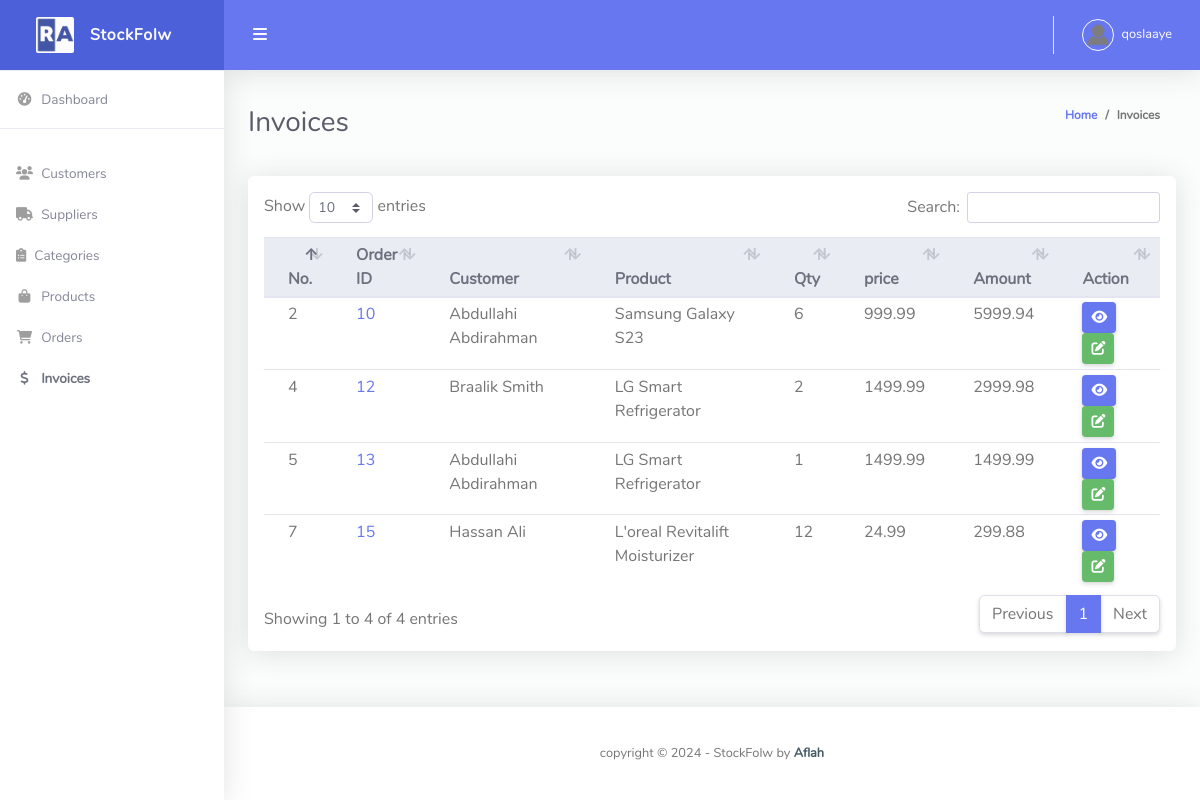
The app's page /invoice/ (signed in), older data.
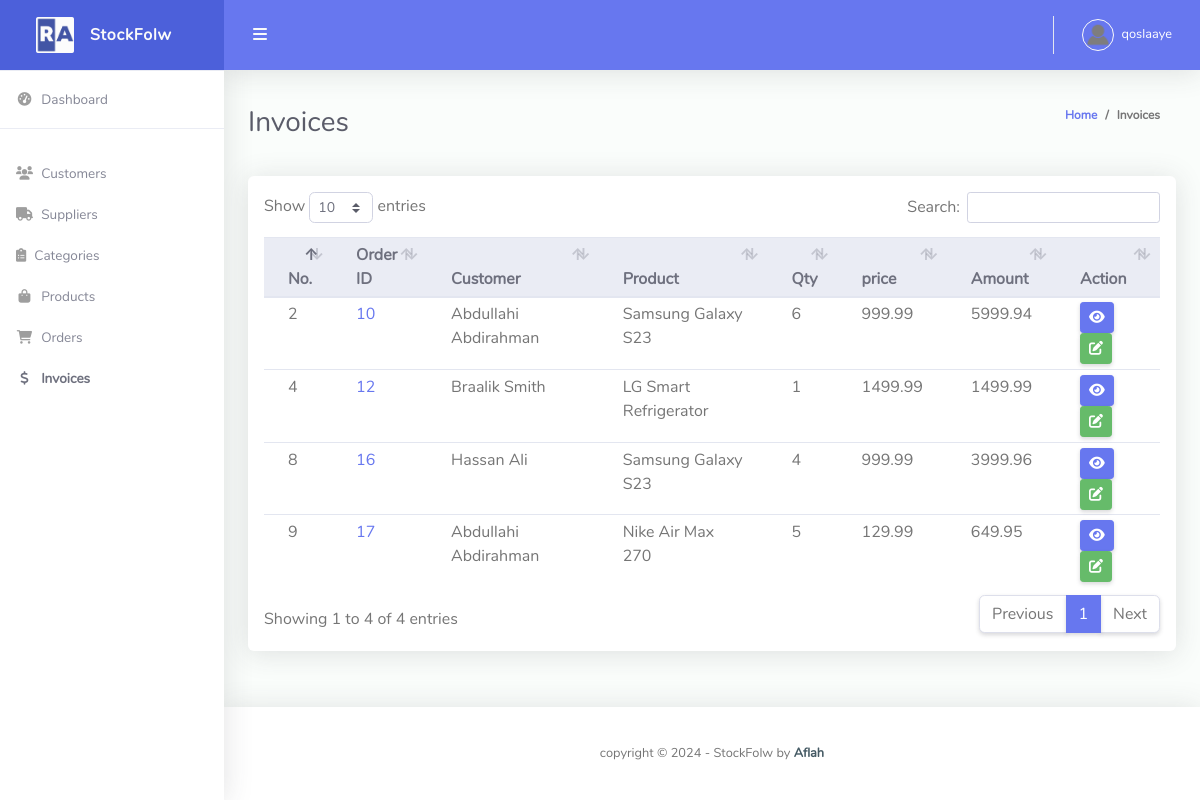
The same page, newer data.
### stockflow/models.py (models this page shows, shortened)
class Invoice(models.Model):
    order = models.OneToOneField(Order, on_delete=models.CASCADE)
    quantity = models.PositiveIntegerField(default=1)
    price = models.DecimalField(max_digits=10, decimal_places=2)
    amount = models.DecimalField(max_digits=10, decimal_places=2)
    date_created = models.DateTimeField(auto_now_add=True)

class Order(models.Model):
    STATUS = (
        ('Pending', 'Pending'),
        ('Shipped', 'Shipped'),
        ('Delivered', 'Delivered'),
        ('Cancelled', 'Cancelled'),
    )
    customer = models.ForeignKey(Customer, on_delete=models.CASCADE)
    product = models.ForeignKey(Product, on_delete=models.CASCADE)
    quantity = models.PositiveIntegerField(default=1)
    status = models.CharField(max_length=200, choices=STATUS, default='Pending')
    date_created = models.DateTimeField(auto_now_add=True)

class Customer(models.Model):
    user = models.OneToOneField(User, null=True, blank=True, on_delete=models.CASCADE)
    name = models.CharField(max_length=200, null=True, blank=True)
    phone = models.CharField(max_length=200, null=True, blank=True)
    email = models.EmailField(max_length=200, null=True, blank=True)
    address = models.TextField(null=True, blank=True)
    profile_pic = models.ImageField(default="profile1.png", null=True, blank=True)
    date_created = models.DateTimeField(auto_now_add=True, null=True, blank=True)
    def __str__(self):
        return self.name if self.name else "Unnamed Customer"

class Product(models.Model):
    name = models.CharField(max_length=200)
    description = models.TextField(blank=True, null=True)
    price = models.DecimalField(max_digits=10, decimal_places=2)
    quantity = models.PositiveIntegerField(default=0)
    category = models.ForeignKey(Category, on_delete=models.CASCADE)
    supplier = models.ForeignKey(Supplier, on_delete=models.CASCADE)
    created_at = models.DateTimeField(auto_now_add=True)
    updated_at = models.DateTimeField(auto_now=True)
    def __str__(self):
        return self.name

### stockflow/views.py (the view)
# urls.py: path('invoice/', views.invoice, name='invoice'),
@login_required(login_url='login')
def invoice(request):
    invoices = Invoice.objects.exclude(order__status='Cancelled')
    context = {'invoices': invoices}
    return render(request, 'invoice.html', context)

### templates/invoice.html (shortened to what this page needs)
{% extends 'base.html' %}
{% block content %}
<div class="container-fluid" id="container-wrapper">
    <div class="d-sm-flex align-items-center justify-content-between mb-4">
        <h1 class="h3 mb-0 text-gray-800">Invoices</h1>
        <ol class="breadcrumb">
            <li class="breadcrumb-item"><a href="{% url 'home' %}">Home</a></li>
            <li class="breadcrumb-item">Invoices</li>
        </ol>
    </div>
    <div class="row">
        <div class="col-lg-12">
            <div class="card mb-4">
                <div class="table-responsive p-3">
                    <table class="table align-items-center table-flush table-hover table-sm" id="dataTableHover">
                        <thead class="thead-light">
                            <tr>
                                <th>No.</th>
                                <th>Order ID</th>
                                <th>Customer</th>
                                <th>Product</th>
                                <th>Qty</th>
                                <th>price</th>
                                <th>Amount</th>
                                <th>Action</th>
                            </tr>
                        </thead>
                        <tbody>
                            {% for invoice in invoices %}
                            <tr>
                                <td>{{ invoice.id }}</td>
                                <td><a href="{% url 'update_order' invoice.order.id %}">{{ invoice.order.id }}</a></td>
                                <td>{{invoice.order.customer}}</td>
                                <td>{{invoice.order.product}}</td>
                                <td>{{invoice.quantity}}</td>
                                <td>{{invoice.price}}</td>
                                <td>{{invoice.amount}}</td>
                                <td>
                                    <a href="" class="btn btn-sm btn-primary">
                                        <i class="fas fa-eye"></i>
                                    </a>
                                    <a href="" class="btn btn-sm btn-success" data-toggle="modal"
                                        data-target="#modal-update-">
                                        <i class="fas fa-edit"></i>
                                    </a>
                                </td>
                            </tr>
                            {% endfor %}
                        </tbody>
                    </table>
                </div>
            </div>
        </div>
    </div>
</div>
{% endblock %}

Row changes from the older to the newer data that the page shows:
no longer on this page (row edited): Invoice: id "5", order.id "13", order.customer "Abdullahi Abdirahman", order.product "LG Smart Refrigerator", quantity "1", price "1499.99", amount "1499.99"
no longer on this page (row unchanged): Invoice: id "7", order.id "15", order.customer "Hassan Ali", order.product "L'oreal Revitalift Moisturizer", quantity "12", price "24.99", amount "299.88"
changed Invoice "Braalik Smith": quantity "2" → "1"; amount "2999.98" → "1499.99"
added Invoice: id "8", order.id "16", order.customer "Hassan Ali", order.product "Samsung Galaxy S23", quantity "4", price "999.99", amount "3999.96"
added Invoice: id "9", order.id "17", order.customer "Abdullahi Abdirahman", order.product "Nike Air Max 270", quantity "5", price "129.99", amount "649.95"
